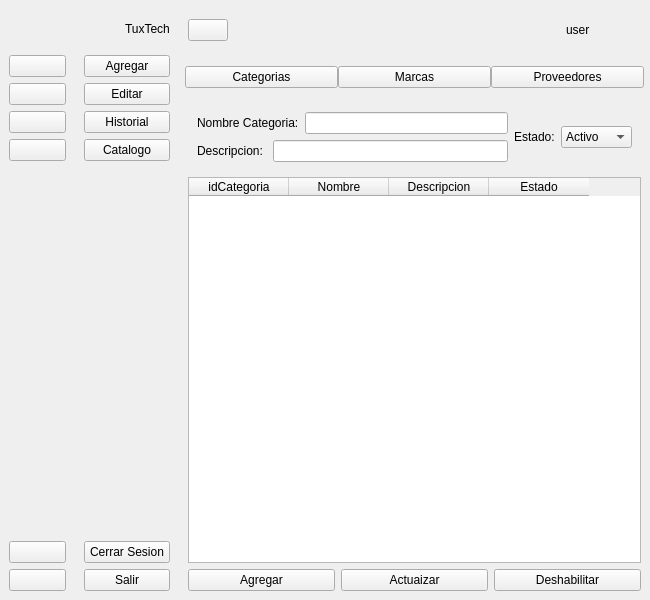
<?xml version="1.0" encoding="UTF-8"?>
<ui version="4.0">
 <class>MainWindow</class>
 <widget class="QMainWindow" name="MainWindow">
  <property name="geometry">
   <rect>
    <x>0</x>
    <y>0</y>
    <width>650</width>
    <height>600</height>
   </rect>
  </property>
  <property name="minimumSize">
   <size>
    <width>600</width>
    <height>600</height>
   </size>
  </property>
  <property name="maximumSize">
   <size>
    <width>650</width>
    <height>650</height>
   </size>
  </property>
  <property name="windowTitle">
   <string>MainWindow</string>
  </property>
  <widget class="QWidget" name="centralwidget">
   <property name="autoFillBackground">
    <bool>false</bool>
   </property>
   <layout class="QGridLayout" name="gridLayout">
    <property name="leftMargin">
     <number>0</number>
    </property>
    <property name="topMargin">
     <number>0</number>
    </property>
    <property name="rightMargin">
     <number>0</number>
    </property>
    <property name="bottomMargin">
     <number>0</number>
    </property>
    <property name="spacing">
     <number>0</number>
    </property>
    <item row="0" column="0">
     <widget class="QWidget" name="wdgFullMain" native="true">
      <layout class="QHBoxLayout" name="horizontalLayout_4" stretch="0,0,1">
       <property name="spacing">
        <number>0</number>
       </property>
       <property name="leftMargin">
        <number>0</number>
       </property>
       <property name="topMargin">
        <number>0</number>
       </property>
       <property name="rightMargin">
        <number>0</number>
       </property>
       <property name="bottomMargin">
        <number>0</number>
       </property>
       <item>
        <widget class="QWidget" name="wdgBarraOculta" native="true">
         <property name="maximumSize">
          <size>
           <width>75</width>
           <height>16777215</height>
          </size>
         </property>
         <layout class="QVBoxLayout" name="verticalLayout_6">
          <item>
           <layout class="QHBoxLayout" name="horizontalLayout_2">
            <item>
             <spacer name="horizontalSpacer_2">
              <property name="orientation">
               <enum>Qt::Orientation::Horizontal</enum>
              </property>
              <property name="sizeHint" stdset="0">
               <size>
                <width>40</width>
                <height>20</height>
               </size>
              </property>
             </spacer>
            </item>
            <item>
             <widget class="QLabel" name="label">
              <property name="minimumSize">
               <size>
                <width>35</width>
                <height>40</height>
               </size>
              </property>
              <property name="maximumSize">
               <size>
                <width>35</width>
                <height>40</height>
               </size>
              </property>
              <property name="text">
               <string/>
              </property>
              <property name="pixmap">
               <pixmap resource="../resources/icon_resources.qrc">:/iconos/tuxtexh_logo.svg</pixmap>
              </property>
              <property name="scaledContents">
               <bool>true</bool>
              </property>
             </widget>
            </item>
            <item>
             <spacer name="horizontalSpacer">
              <property name="orientation">
               <enum>Qt::Orientation::Horizontal</enum>
              </property>
              <property name="sizeHint" stdset="0">
               <size>
                <width>40</width>
                <height>20</height>
               </size>
              </property>
             </spacer>
            </item>
           </layout>
          </item>
          <item>
           <layout class="QVBoxLayout" name="verticalLayout_2">
            <item>
             <widget class="QPushButton" name="btnAgregar_short">
              <property name="text">
               <string/>
              </property>
              <property name="icon">
               <iconset resource="../resources/icon_resources.qrc">
                <normaloff>:/iconos/add.svg</normaloff>
                <normalon>:/iconos/add(1).svg</normalon>:/iconos/add.svg</iconset>
              </property>
              <property name="iconSize">
               <size>
                <width>20</width>
                <height>20</height>
               </size>
              </property>
              <property name="checkable">
               <bool>true</bool>
              </property>
              <property name="autoExclusive">
               <bool>true</bool>
              </property>
             </widget>
            </item>
            <item>
             <widget class="QPushButton" name="btnEditar_short">
              <property name="text">
               <string/>
              </property>
              <property name="icon">
               <iconset resource="../resources/icon_resources.qrc">
                <normaloff>:/iconos/apps.svg</normaloff>
                <normalon>:/iconos/apps(1).svg</normalon>:/iconos/apps.svg</iconset>
              </property>
              <property name="iconSize">
               <size>
                <width>20</width>
                <height>20</height>
               </size>
              </property>
              <property name="checkable">
               <bool>true</bool>
              </property>
              <property name="autoExclusive">
               <bool>true</bool>
              </property>
             </widget>
            </item>
            <item>
             <widget class="QPushButton" name="btnHistorial_short">
              <property name="text">
               <string/>
              </property>
              <property name="icon">
               <iconset resource="../resources/icon_resources.qrc">
                <normaloff>:/iconos/books.svg</normaloff>
                <normalon>:/iconos/books(1).svg</normalon>:/iconos/books.svg</iconset>
              </property>
              <property name="iconSize">
               <size>
                <width>20</width>
                <height>20</height>
               </size>
              </property>
              <property name="checkable">
               <bool>true</bool>
              </property>
              <property name="autoExclusive">
               <bool>true</bool>
              </property>
             </widget>
            </item>
            <item>
             <widget class="QPushButton" name="btnCatalogo_short">
              <property name="text">
               <string/>
              </property>
              <property name="checkable">
               <bool>true</bool>
              </property>
              <property name="autoExclusive">
               <bool>true</bool>
              </property>
             </widget>
            </item>
           </layout>
          </item>
          <item>
           <spacer name="verticalSpacer">
            <property name="orientation">
             <enum>Qt::Orientation::Vertical</enum>
            </property>
            <property name="sizeHint" stdset="0">
             <size>
              <width>20</width>
              <height>247</height>
             </size>
            </property>
           </spacer>
          </item>
          <item>
           <layout class="QVBoxLayout" name="verticalLayout_3">
            <item>
             <widget class="QPushButton" name="btnCerrarSesion_short">
              <property name="text">
               <string/>
              </property>
              <property name="icon">
               <iconset resource="../resources/icon_resources.qrc">
                <normaloff>:/iconos/exit.svg</normaloff>:/iconos/exit.svg</iconset>
              </property>
              <property name="iconSize">
               <size>
                <width>20</width>
                <height>20</height>
               </size>
              </property>
             </widget>
            </item>
            <item>
             <widget class="QPushButton" name="btnSalir_short">
              <property name="text">
               <string/>
              </property>
              <property name="icon">
               <iconset resource="../resources/icon_resources.qrc">
                <normaloff>:/iconos/cross.svg</normaloff>:/iconos/cross.svg</iconset>
              </property>
              <property name="iconSize">
               <size>
                <width>20</width>
                <height>20</height>
               </size>
              </property>
             </widget>
            </item>
           </layout>
          </item>
         </layout>
        </widget>
       </item>
       <item>
        <widget class="QWidget" name="wdgBarraVisible" native="true">
         <property name="maximumSize">
          <size>
           <width>150</width>
           <height>16777215</height>
          </size>
         </property>
         <layout class="QVBoxLayout" name="verticalLayout_5">
          <item>
           <layout class="QHBoxLayout" name="horizontalLayout">
            <item>
             <widget class="QLabel" name="label_2">
              <property name="minimumSize">
               <size>
                <width>35</width>
                <height>40</height>
               </size>
              </property>
              <property name="maximumSize">
               <size>
                <width>35</width>
                <height>40</height>
               </size>
              </property>
              <property name="text">
               <string/>
              </property>
              <property name="pixmap">
               <pixmap resource="../resources/icon_resources.qrc">:/iconos/tuxtexh_logo.svg</pixmap>
              </property>
              <property name="scaledContents">
               <bool>true</bool>
              </property>
             </widget>
            </item>
            <item>
             <widget class="QLabel" name="label1">
              <property name="text">
               <string>TuxTech</string>
              </property>
             </widget>
            </item>
           </layout>
          </item>
          <item>
           <layout class="QVBoxLayout" name="verticalLayout">
            <item>
             <widget class="QPushButton" name="btnAgregar_long">
              <property name="text">
               <string>Agregar</string>
              </property>
              <property name="icon">
               <iconset resource="../resources/icon_resources.qrc">
                <normaloff>:/iconos/add.svg</normaloff>
                <normalon>:/iconos/add(1).svg</normalon>:/iconos/add.svg</iconset>
              </property>
              <property name="iconSize">
               <size>
                <width>14</width>
                <height>14</height>
               </size>
              </property>
              <property name="checkable">
               <bool>true</bool>
              </property>
              <property name="autoExclusive">
               <bool>true</bool>
              </property>
             </widget>
            </item>
            <item>
             <widget class="QPushButton" name="btnEditar_long">
              <property name="text">
               <string>Editar</string>
              </property>
              <property name="icon">
               <iconset resource="../resources/icon_resources.qrc">
                <normaloff>:/iconos/apps.svg</normaloff>
                <normalon>:/iconos/apps(1).svg</normalon>:/iconos/apps.svg</iconset>
              </property>
              <property name="iconSize">
               <size>
                <width>14</width>
                <height>14</height>
               </size>
              </property>
              <property name="checkable">
               <bool>true</bool>
              </property>
              <property name="autoExclusive">
               <bool>true</bool>
              </property>
             </widget>
            </item>
            <item>
             <widget class="QPushButton" name="btnHistorial_long">
              <property name="text">
               <string>Historial</string>
              </property>
              <property name="icon">
               <iconset resource="../resources/icon_resources.qrc">
                <normaloff>:/iconos/books.svg</normaloff>
                <normalon>:/iconos/books(1).svg</normalon>:/iconos/books.svg</iconset>
              </property>
              <property name="iconSize">
               <size>
                <width>14</width>
                <height>14</height>
               </size>
              </property>
              <property name="checkable">
               <bool>true</bool>
              </property>
              <property name="autoExclusive">
               <bool>true</bool>
              </property>
             </widget>
            </item>
            <item>
             <widget class="QPushButton" name="btnCatalogo_long">
              <property name="text">
               <string>Catalogo</string>
              </property>
              <property name="checkable">
               <bool>true</bool>
              </property>
              <property name="autoExclusive">
               <bool>true</bool>
              </property>
             </widget>
            </item>
           </layout>
          </item>
          <item>
           <spacer name="verticalSpacer_2">
            <property name="orientation">
             <enum>Qt::Orientation::Vertical</enum>
            </property>
            <property name="sizeHint" stdset="0">
             <size>
              <width>20</width>
              <height>267</height>
             </size>
            </property>
           </spacer>
          </item>
          <item>
           <layout class="QVBoxLayout" name="verticalLayout_4">
            <item>
             <widget class="QPushButton" name="btnCerrarSesion_long">
              <property name="text">
               <string>Cerrar Sesion</string>
              </property>
              <property name="icon">
               <iconset resource="../resources/icon_resources.qrc">
                <normaloff>:/iconos/exit.svg</normaloff>:/iconos/exit.svg</iconset>
              </property>
              <property name="iconSize">
               <size>
                <width>14</width>
                <height>14</height>
               </size>
              </property>
             </widget>
            </item>
            <item>
             <widget class="QPushButton" name="btnSalir_long">
              <property name="text">
               <string>Salir</string>
              </property>
              <property name="icon">
               <iconset resource="../resources/icon_resources.qrc">
                <normaloff>:/iconos/cross.svg</normaloff>:/iconos/cross.svg</iconset>
              </property>
              <property name="iconSize">
               <size>
                <width>14</width>
                <height>14</height>
               </size>
              </property>
             </widget>
            </item>
           </layout>
          </item>
         </layout>
        </widget>
       </item>
       <item>
        <widget class="QWidget" name="wdgMainMenu" native="true">
         <layout class="QVBoxLayout" name="verticalLayout_7">
          <property name="spacing">
           <number>0</number>
          </property>
          <property name="leftMargin">
           <number>0</number>
          </property>
          <property name="topMargin">
           <number>0</number>
          </property>
          <property name="rightMargin">
           <number>0</number>
          </property>
          <property name="bottomMargin">
           <number>0</number>
          </property>
          <item>
           <widget class="QWidget" name="widget" native="true">
            <property name="minimumSize">
             <size>
              <width>0</width>
              <height>60</height>
             </size>
            </property>
            <property name="maximumSize">
             <size>
              <width>16777215</width>
              <height>60</height>
             </size>
            </property>
            <layout class="QHBoxLayout" name="horizontalLayout_5">
             <item>
              <widget class="QPushButton" name="btnMoverBarra">
               <property name="maximumSize">
                <size>
                 <width>40</width>
                 <height>16777215</height>
                </size>
               </property>
               <property name="text">
                <string/>
               </property>
               <property name="icon">
                <iconset resource="../resources/icon_resources.qrc">
                 <normaloff>:/iconos/menu-burger.svg</normaloff>:/iconos/menu-burger.svg</iconset>
               </property>
               <property name="iconSize">
                <size>
                 <width>20</width>
                 <height>20</height>
                </size>
               </property>
               <property name="checkable">
                <bool>true</bool>
               </property>
               <property name="autoExclusive">
                <bool>true</bool>
               </property>
              </widget>
             </item>
             <item>
              <spacer name="horizontalSpacer_3">
               <property name="orientation">
                <enum>Qt::Orientation::Horizontal</enum>
               </property>
               <property name="sizeType">
                <enum>QSizePolicy::Policy::Expanding</enum>
               </property>
               <property name="sizeHint" stdset="0">
                <size>
                 <width>275</width>
                 <height>20</height>
                </size>
               </property>
              </spacer>
             </item>
             <item>
              <layout class="QHBoxLayout" name="horizontalLayout_3">
               <item>
                <widget class="QLabel" name="label_3">
                 <property name="minimumSize">
                  <size>
                   <width>35</width>
                   <height>40</height>
                  </size>
                 </property>
                 <property name="maximumSize">
                  <size>
                   <width>35</width>
                   <height>40</height>
                  </size>
                 </property>
                 <property name="text">
                  <string/>
                 </property>
                 <property name="pixmap">
                  <pixmap resource="../resources/icon_resources.qrc">:/iconos/user(1).svg</pixmap>
                 </property>
                 <property name="scaledContents">
                  <bool>true</bool>
                 </property>
                </widget>
               </item>
               <item>
                <widget class="QLabel" name="lblUser_2">
                 <property name="minimumSize">
                  <size>
                   <width>75</width>
                   <height>0</height>
                  </size>
                 </property>
                 <property name="maximumSize">
                  <size>
                   <width>100</width>
                   <height>16777215</height>
                  </size>
                 </property>
                 <property name="text">
                  <string>user</string>
                 </property>
                </widget>
               </item>
              </layout>
             </item>
            </layout>
           </widget>
          </item>
          <item>
           <widget class="QStackedWidget" name="stckWidget">
            <property name="currentIndex">
             <number>1</number>
            </property>
            <widget class="QWidget" name="pgAgregar">
             <layout class="QGridLayout" name="gridLayout_2">
              <item row="0" column="0">
               <widget class="QLabel" name="label_4">
                <property name="text">
                 <string>Agregar</string>
                </property>
               </widget>
              </item>
             </layout>
            </widget>
            <widget class="QWidget" name="pgCatalogo">
             <layout class="QGridLayout" name="catalogLayout">
              <property name="leftMargin">
               <number>0</number>
              </property>
              <property name="topMargin">
               <number>0</number>
              </property>
              <property name="rightMargin">
               <number>0</number>
              </property>
              <property name="bottomMargin">
               <number>0</number>
              </property>
              <property name="spacing">
               <number>0</number>
              </property>
              <item row="0" column="0">
               <layout class="QHBoxLayout" name="catalogBarLayout">
                <property name="leftMargin">
                 <number>6</number>
                </property>
                <property name="topMargin">
                 <number>6</number>
                </property>
                <property name="rightMargin">
                 <number>6</number>
                </property>
                <property name="bottomMargin">
                 <number>6</number>
                </property>
                <item>
                 <widget class="QPushButton" name="btnCategorias">
                  <property name="text">
                   <string>Categorias</string>
                  </property>
                  <property name="checkable">
                   <bool>true</bool>
                  </property>
                  <property name="autoExclusive">
                   <bool>true</bool>
                  </property>
                 </widget>
                </item>
                <item>
                 <widget class="QPushButton" name="btnMarcas">
                  <property name="text">
                   <string>Marcas</string>
                  </property>
                  <property name="checkable">
                   <bool>true</bool>
                  </property>
                  <property name="autoExclusive">
                   <bool>true</bool>
                  </property>
                 </widget>
                </item>
                <item>
                 <widget class="QPushButton" name="btnProveedores">
                  <property name="text">
                   <string>Proveedores</string>
                  </property>
                  <property name="checkable">
                   <bool>true</bool>
                  </property>
                  <property name="autoExclusive">
                   <bool>true</bool>
                  </property>
                 </widget>
                </item>
               </layout>
              </item>
              <item row="1" column="0">
               <widget class="QStackedWidget" name="stwCatalogo">
                <property name="currentIndex">
                 <number>0</number>
                </property>
                <widget class="QWidget" name="pgCategorias">
                 <layout class="QGridLayout" name="gridLayout_9">
                  <item row="0" column="0">
                   <widget class="QWidget" name="wdgCategoria" native="true">
                    <layout class="QGridLayout" name="gridLayout_5">
                     <item row="0" column="0">
                      <layout class="QHBoxLayout" name="horizontalLayout_6">
                       <item>
                        <widget class="QLabel" name="label_7">
                         <property name="text">
                          <string>Nombre Categoria:</string>
                         </property>
                        </widget>
                       </item>
                       <item>
                        <widget class="QLineEdit" name="txtNombrecategoria"/>
                       </item>
                      </layout>
                     </item>
                     <item row="0" column="1" rowspan="2">
                      <layout class="QHBoxLayout" name="horizontalLayout_8">
                       <item>
                        <widget class="QLabel" name="label_9">
                         <property name="text">
                          <string>Estado:</string>
                         </property>
                        </widget>
                       </item>
                       <item>
                        <widget class="QComboBox" name="cbxEstadoCategoria">
                         <item>
                          <property name="text">
                           <string>Activo</string>
                          </property>
                         </item>
                         <item>
                          <property name="text">
                           <string>Inactivo</string>
                          </property>
                         </item>
                        </widget>
                       </item>
                      </layout>
                     </item>
                     <item row="1" column="0">
                      <layout class="QHBoxLayout" name="horizontalLayout_7">
                       <item>
                        <widget class="QLabel" name="label_8">
                         <property name="text">
                          <string>Descripcion: </string>
                         </property>
                        </widget>
                       </item>
                       <item>
                        <widget class="QLineEdit" name="txtDescripcionCategoria"/>
                       </item>
                      </layout>
                     </item>
                    </layout>
                   </widget>
                  </item>
                  <item row="1" column="0">
                   <widget class="QTableWidget" name="tbwCategoria">
                    <column>
                     <property name="text">
                      <string>idCategoria</string>
                     </property>
                    </column>
                    <column>
                     <property name="text">
                      <string>Nombre</string>
                     </property>
                    </column>
                    <column>
                     <property name="text">
                      <string>Descripcion</string>
                     </property>
                    </column>
                    <column>
                     <property name="text">
                      <string>Estado</string>
                     </property>
                    </column>
                   </widget>
                  </item>
                  <item row="2" column="0">
                   <layout class="QHBoxLayout" name="horizontalLayout_9">
                    <item>
                     <widget class="QPushButton" name="btnAgregarCategoria">
                      <property name="text">
                       <string>Agregar</string>
                      </property>
                     </widget>
                    </item>
                    <item>
                     <widget class="QPushButton" name="btnActualizarCategoria">
                      <property name="text">
                       <string>Actuaizar</string>
                      </property>
                     </widget>
                    </item>
                    <item>
                     <widget class="QPushButton" name="btnDeshabilitaHabilitarCategoria">
                      <property name="text">
                       <string>Deshabilitar</string>
                      </property>
                     </widget>
                    </item>
                   </layout>
                  </item>
                 </layout>
                </widget>
                <widget class="QWidget" name="pgMarcas">
                 <layout class="QGridLayout" name="gridLayout_8">
                  <item row="0" column="0">
                   <layout class="QHBoxLayout" name="horizontalLayout_17">
                    <item>
                     <widget class="QLabel" name="label_15">
                      <property name="text">
                       <string>Nombre Marca:</string>
                      </property>
                     </widget>
                    </item>
                    <item>
                     <widget class="QLineEdit" name="txtNombreMarca"/>
                    </item>
                   </layout>
                  </item>
                  <item row="0" column="1" rowspan="2">
                   <layout class="QHBoxLayout" name="horizontalLayout_16">
                    <item>
                     <widget class="QLabel" name="label_14">
                      <property name="text">
                       <string>Estado:</string>
                      </property>
                     </widget>
                    </item>
                    <item>
                     <widget class="QComboBox" name="cbxEstadoMarca">
                      <item>
                       <property name="text">
                        <string>Activo</string>
                       </property>
                      </item>
                      <item>
                       <property name="text">
                        <string>Inactivo</string>
                       </property>
                      </item>
                     </widget>
                    </item>
                   </layout>
                  </item>
                  <item row="1" column="0">
                   <layout class="QHBoxLayout" name="horizontalLayout_15">
                    <item>
                     <widget class="QLabel" name="label_13">
                      <property name="text">
                       <string>Descripcion: </string>
                      </property>
                     </widget>
                    </item>
                    <item>
                     <widget class="QLineEdit" name="txtDescripcionMarca"/>
                    </item>
                   </layout>
                  </item>
                  <item row="2" column="0" colspan="2">
                   <widget class="QTableWidget" name="tbwCategoriaMarca">
                    <column>
                     <property name="text">
                      <string>idCategoria</string>
                     </property>
                    </column>
                    <column>
                     <property name="text">
                      <string>Nombre</string>
                     </property>
                    </column>
                    <column>
                     <property name="text">
                      <string>Descripcion</string>
                     </property>
                    </column>
                    <column>
                     <property name="text">
                      <string>Estado</string>
                     </property>
                    </column>
                   </widget>
                  </item>
                  <item row="3" column="0" colspan="2">
                   <layout class="QHBoxLayout" name="horizontalLayout_14">
                    <item>
                     <widget class="QPushButton" name="btnAgregarMarca">
                      <property name="text">
                       <string>Agregar</string>
                      </property>
                     </widget>
                    </item>
                    <item>
                     <widget class="QPushButton" name="btnActualizarMarca">
                      <property name="text">
                       <string>Actuaizar</string>
                      </property>
                     </widget>
                    </item>
                    <item>
                     <widget class="QPushButton" name="btnDeshabilitaHabilitarMArca">
                      <property name="text">
                       <string>Deshabilitar</string>
                      </property>
                     </widget>
                    </item>
                   </layout>
                  </item>
                 </layout>
                </widget>
                <widget class="QWidget" name="pgProveedores">
                 <layout class="QGridLayout" name="gridLayout_7">
                  <item row="0" column="0">
                   <layout class="QHBoxLayout" name="horizontalLayout_19">
                    <item>
                     <widget class="QLabel" name="label_16">
                      <property name="text">
                       <string>Nombre Proveedor:</string>
                      </property>
                     </widget>
                    </item>
                    <item>
                     <widget class="QLineEdit" name="txtNombreProveedores"/>
                    </item>
                   </layout>
                  </item>
                  <item row="0" column="1">
                   <layout class="QHBoxLayout" name="horizontalLayout_20">
                    <item>
                     <widget class="QLabel" name="label_17">
                      <property name="text">
                       <string>Descripcion:</string>
                      </property>
                     </widget>
                    </item>
                    <item>
                     <widget class="QLineEdit" name="txtDescripcionProveedores"/>
                    </item>
                   </layout>
                  </item>
                  <item row="1" column="0" colspan="2">
                   <layout class="QHBoxLayout" name="horizontalLayout_23">
                    <item>
                     <widget class="QLabel" name="label_20">
                      <property name="text">
                       <string>Estado:</string>
                      </property>
                     </widget>
                    </item>
                    <item>
                     <widget class="QComboBox" name="cbxProveedores">
                      <item>
                       <property name="text">
                        <string>Activo</string>
                       </property>
                      </item>
                      <item>
                       <property name="text">
                        <string>Inactivo</string>
                       </property>
                      </item>
                     </widget>
                    </item>
                   </layout>
                  </item>
                  <item row="2" column="0" colspan="2">
                   <widget class="QTableWidget" name="tbwProveedores">
                    <attribute name="horizontalHeaderCascadingSectionResizes">
                     <bool>false</bool>
                    </attribute>
                    <attribute name="horizontalHeaderHighlightSections">
                     <bool>false</bool>
                    </attribute>
                    <attribute name="horizontalHeaderStretchLastSection">
                     <bool>true</bool>
                    </attribute>
                    <column>
                     <property name="text">
                      <string>idCategoria</string>
                     </property>
                    </column>
                    <column>
                     <property name="text">
                      <string>Nombre</string>
                     </property>
                    </column>
                    <column>
                     <property name="text">
                      <string>Descripcion</string>
                     </property>
                    </column>
                    <column>
                     <property name="text">
                      <string>Estado</string>
                     </property>
                    </column>
                   </widget>
                  </item>
                  <item row="3" column="0" colspan="2">
                   <layout class="QHBoxLayout" name="horizontalLayout_18">
                    <item>
                     <widget class="QPushButton" name="btnAgregarProveedores">
                      <property name="text">
                       <string>Agregar</string>
                      </property>
                     </widget>
                    </item>
                    <item>
                     <widget class="QPushButton" name="btnActualizarProveedores">
                      <property name="text">
                       <string>Actuaizar</string>
                      </property>
                     </widget>
                    </item>
                    <item>
                     <widget class="QPushButton" name="btnDeshabilitaHabilitarProveedores">
                      <property name="text">
                       <string>Deshabilitar</string>
                      </property>
                     </widget>
                    </item>
                   </layout>
                  </item>
                 </layout>
                </widget>
               </widget>
              </item>
             </layout>
            </widget>
            <widget class="QWidget" name="pgEditar">
             <layout class="QGridLayout" name="gridLayout_4">
              <item row="0" column="0">
               <widget class="QLabel" name="label_5">
                <property name="text">
                 <string>Editar</string>
                </property>
               </widget>
              </item>
             </layout>
            </widget>
            <widget class="QWidget" name="pgHistorial">
             <layout class="QGridLayout" name="gridLayout_3">
              <item row="0" column="0">
               <widget class="QLabel" name="label_6">
                <property name="text">
                 <string>historial</string>
                </property>
               </widget>
              </item>
             </layout>
            </widget>
           </widget>
          </item>
         </layout>
        </widget>
       </item>
      </layout>
     </widget>
    </item>
   </layout>
  </widget>
 </widget>
 <resources>
  <include location="mainTuxTech.ui"/>
  <include location="../resources/icon_resources.qrc"/>
 </resources>
 <connections>
  <connection>
   <sender>btnMoverBarra</sender>
   <signal>toggled(bool)</signal>
   <receiver>wdgBarraOculta</receiver>
   <slot>setVisible(bool)</slot>
   <hints>
    <hint type="sourcelabel">
     <x>229</x>
     <y>25</y>
    </hint>
    <hint type="destinationlabel">
     <x>43</x>
     <y>249</y>
    </hint>
   </hints>
  </connection>
  <connection>
   <sender>btnMoverBarra</sender>
   <signal>toggled(bool)</signal>
   <receiver>wdgBarraVisible</receiver>
   <slot>setHidden(bool)</slot>
   <hints>
    <hint type="sourcelabel">
     <x>230</x>
     <y>44</y>
    </hint>
    <hint type="destinationlabel">
     <x>167</x>
     <y>220</y>
    </hint>
   </hints>
  </connection>
  <connection>
   <sender>btnEditar_short</sender>
   <signal>toggled(bool)</signal>
   <receiver>btnEditar_long</receiver>
   <slot>setChecked(bool)</slot>
   <hints>
    <hint type="sourcelabel">
     <x>44</x>
     <y>106</y>
    </hint>
    <hint type="destinationlabel">
     <x>103</x>
     <y>106</y>
    </hint>
   </hints>
  </connection>
  <connection>
   <sender>btnHistorial_short</sender>
   <signal>toggled(bool)</signal>
   <receiver>btnHistorial_long</receiver>
   <slot>setChecked(bool)</slot>
   <hints>
    <hint type="sourcelabel">
     <x>43</x>
     <y>136</y>
    </hint>
    <hint type="destinationlabel">
     <x>119</x>
     <y>134</y>
    </hint>
   </hints>
  </connection>
  <connection>
   <sender>btnAgregar_short</sender>
   <signal>toggled(bool)</signal>
   <receiver>btnAgregar_long</receiver>
   <slot>setChecked(bool)</slot>
   <hints>
    <hint type="sourcelabel">
     <x>36</x>
     <y>76</y>
    </hint>
    <hint type="destinationlabel">
     <x>150</x>
     <y>68</y>
    </hint>
   </hints>
  </connection>
  <connection>
   <sender>btnAgregar_long</sender>
   <signal>toggled(bool)</signal>
   <receiver>btnAgregar_short</receiver>
   <slot>setChecked(bool)</slot>
   <hints>
    <hint type="sourcelabel">
     <x>171</x>
     <y>83</y>
    </hint>
    <hint type="destinationlabel">
     <x>42</x>
     <y>82</y>
    </hint>
   </hints>
  </connection>
  <connection>
   <sender>btnEditar_long</sender>
   <signal>toggled(bool)</signal>
   <receiver>btnEditar_short</receiver>
   <slot>setChecked(bool)</slot>
   <hints>
    <hint type="sourcelabel">
     <x>171</x>
     <y>115</y>
    </hint>
    <hint type="destinationlabel">
     <x>48</x>
     <y>110</y>
    </hint>
   </hints>
  </connection>
  <connection>
   <sender>btnHistorial_long</sender>
   <signal>toggled(bool)</signal>
   <receiver>btnHistorial_short</receiver>
   <slot>setChecked(bool)</slot>
   <hints>
    <hint type="sourcelabel">
     <x>171</x>
     <y>147</y>
    </hint>
    <hint type="destinationlabel">
     <x>64</x>
     <y>147</y>
    </hint>
   </hints>
  </connection>
  <connection>
   <sender>btnSalir_long</sender>
   <signal>clicked()</signal>
   <receiver>MainWindow</receiver>
   <slot>close()</slot>
   <hints>
    <hint type="sourcelabel">
     <x>155</x>
     <y>577</y>
    </hint>
    <hint type="destinationlabel">
     <x>515</x>
     <y>604</y>
    </hint>
   </hints>
  </connection>
  <connection>
   <sender>btnSalir_short</sender>
   <signal>clicked()</signal>
   <receiver>MainWindow</receiver>
   <slot>close()</slot>
   <hints>
    <hint type="sourcelabel">
     <x>52</x>
     <y>574</y>
    </hint>
    <hint type="destinationlabel">
     <x>652</x>
     <y>506</y>
    </hint>
   </hints>
  </connection>
  <connection>
   <sender>btnCatalogo_long</sender>
   <signal>toggled(bool)</signal>
   <receiver>btnCatalogo_short</receiver>
   <slot>setChecked(bool)</slot>
   <hints>
    <hint type="sourcelabel">
     <x>136</x>
     <y>168</y>
    </hint>
    <hint type="destinationlabel">
     <x>37</x>
     <y>180</y>
    </hint>
   </hints>
  </connection>
  <connection>
   <sender>btnCatalogo_short</sender>
   <signal>toggled(bool)</signal>
   <receiver>btnCatalogo_long</receiver>
   <slot>setChecked(bool)</slot>
   <hints>
    <hint type="sourcelabel">
     <x>37</x>
     <y>180</y>
    </hint>
    <hint type="destinationlabel">
     <x>162</x>
     <y>168</y>
    </hint>
   </hints>
  </connection>
 </connections>
</ui>
